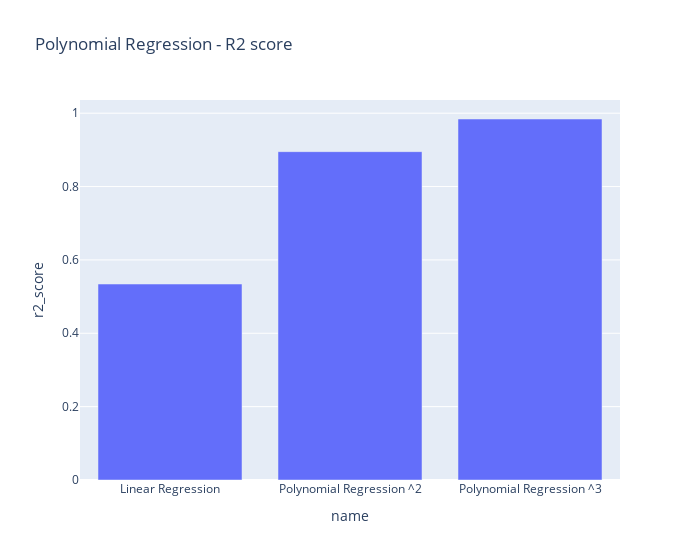

This figure's notebook cell:
### Code cell
px.bar(results, x='name', y='r2_score', width=700, title='Polynomial Regression - R2 score')

### Figure 1 — Plotly figure (JSON) as saved in the notebook; plotly's stock layout.template omitted (floating-point values rounded to 4 significant figures)
{"data": [{"alignmentgroup": "True", "hovertemplate": "name=%{x}<br>r2_score=%{y}<extra></extra>", "legendgroup": "", "marker": {"color": "#636efa", "pattern": {"shape": ""}}, "name": "", "offsetgroup": "", "orientation": "v", "showlegend": false, "textposition": "auto", "type": "bar", "x": ["Linear Regression", "Polynomial Regression ^2", "Polynomial Regression ^3"], "xaxis": "x", "y": [0.5343, 0.8951, 0.9842], "yaxis": "y"}], "layout": {"barmode": "relative", "legend": {"tracegroupgap": 0}, "title": {"text": "Polynomial Regression - R2 score"}, "width": 700, "xaxis": {"anchor": "y", "domain": [0, 1], "title": {"text": "name"}}, "yaxis": {"anchor": "x", "domain": [0, 1], "title": {"text": "r2_score"}}}}
